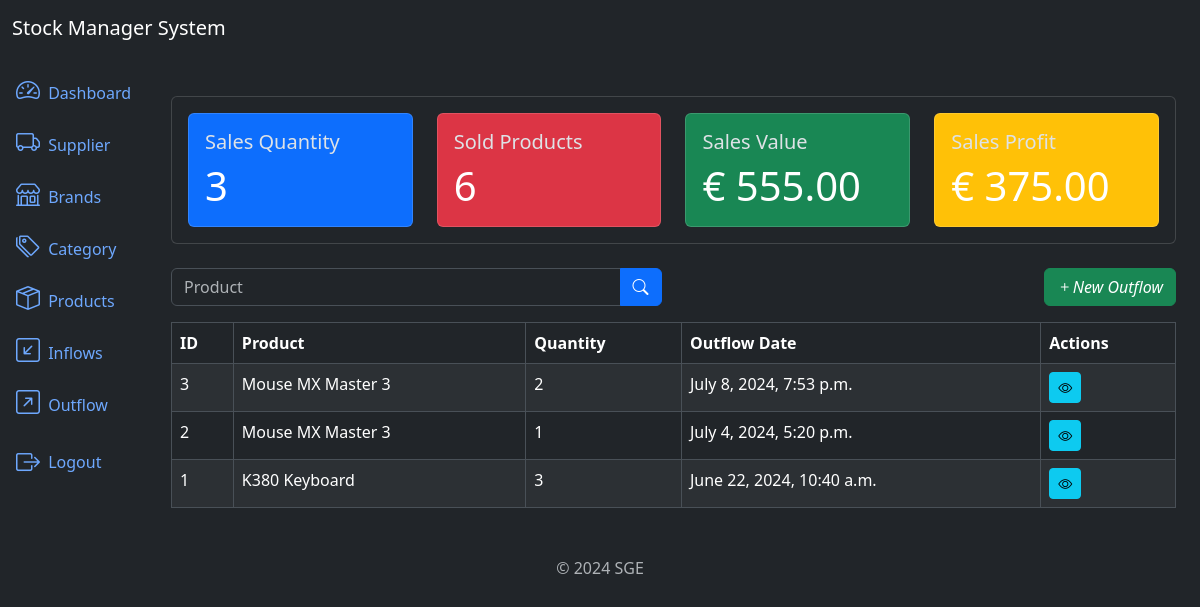
Before: /outflow/list/ (signed in) with the older database file.
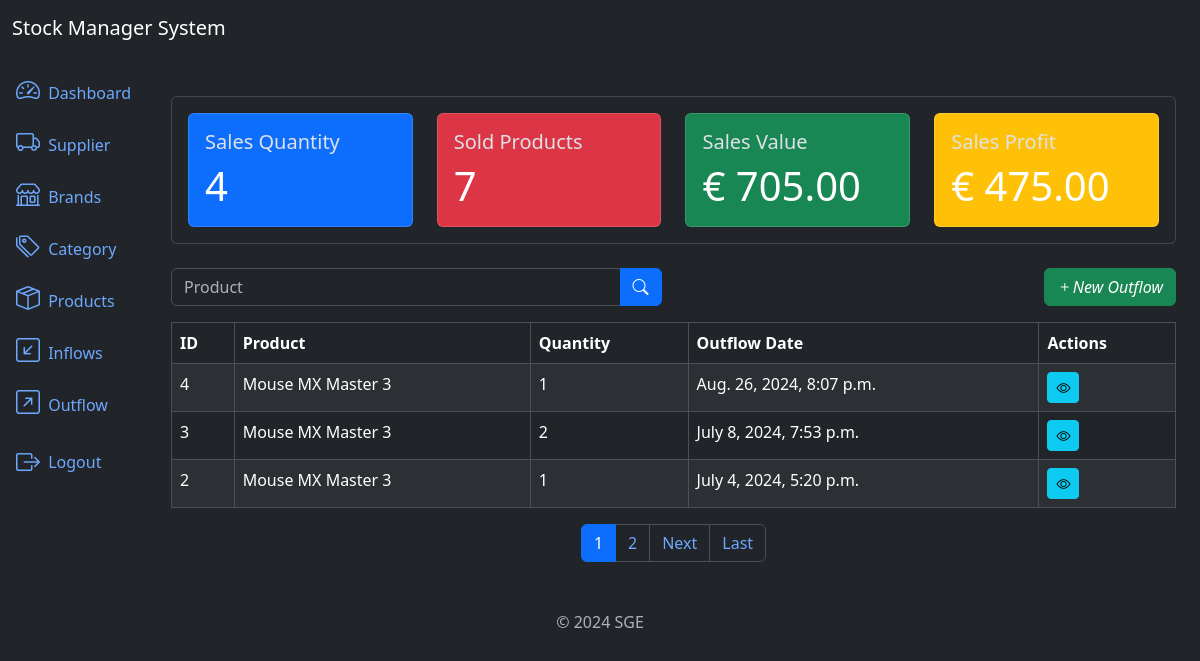
After: the same page with the newer database file.
### outflows/models.py (models this page shows, shortened)
class Outflow(models.Model):
	product = models.ForeignKey(Product, on_delete=models.PROTECT, related_name='outflows')
	quantity = models.IntegerField()
	description = models.TextField(null=True, blank=True)
	created_at = models.DateTimeField(auto_now_add=True)
	updated_at = models.DateTimeField(auto_now=True)
	class Meta:
		ordering = ['-created_at']

### products/models.py (models this page shows)
class Product(models.Model):
	title = models.CharField(max_length=500)
	category = models.ForeignKey(Category, on_delete=models.PROTECT, related_name='products')
	brand = models.ForeignKey(Brand, on_delete=models.PROTECT, related_name='products')
	description = models.TextField(null=True, blank=True)
	serie_number = models.CharField(max_length=200, null=True, blank=True)
	cost_price = models.DecimalField(max_digits=20, decimal_places=2)
	selling_price = models.DecimalField(max_digits=20, decimal_places=2)
	quantity = models.IntegerField(default=0)
	created_at = models.DateTimeField(auto_now_add=True)
	updated_at = models.DateTimeField(auto_now=True)
	class Meta:
		ordering = ['title']
	def __str__(self):
		return self.title

### outflows/views.py (the view)
# urls.py: path('outflow/list/', views.OutflowListView.as_view(), name='outflow_list'),
class OutflowListView(LoginRequiredMixin, ListView):
	model = models.Outflow
	template_name = 'outflow_list.html'
	context_object_name = 'outflows'
	paginate_by = 3
	def get_queryset(self):
		queryset = super().get_queryset()
		product = self.request.GET.get('product')
		if product:
			queryset = queryset.filter(product__title__icontains=product)
		return queryset
	def get_context_data(self, **kwargs):
		context = super().get_context_data(**kwargs)
		context['sales_metrics'] = metrics.get_sales_metrics()
		return context

### sge/metrics.py (called while the page is built)
def get_sales_metrics():
    total_sales = Outflow.objects.count()
    total_products_sold = Outflow.objects.aggregate(total_products_sold=Sum('quantity'))['total_products_sold'] or 0
    total_sales_value = sum(outflow.quantity * outflow.product.selling_price for outflow in Outflow.objects.all())
    total_sales_cost = sum(outflow.quantity * outflow.product.cost_price for outflow in Outflow.objects.all())
    total_sales_profit = total_sales_value - total_sales_cost
    return dict(
        total_sales=number_format(total_sales, force_grouping=True),
        total_products_sold=total_products_sold,
        total_sales_value=number_format(total_sales_value, decimal_pos=2, force_grouping=True),
        total_sales_profit=number_format(total_sales_profit, decimal_pos=2, force_grouping=True),
    )

### outflows/templates/outflow_list.html (shortened to what this page needs)
{% extends 'base.html' %}
{% block content %}
    {% include 'components/_sales_metrics.html' %}
    <div class="row mb-3">
        <div class="col-md-6">
            <form method="get" action="{% url 'outflow_list' %}">
                <div class="input-group">
                    <input type="text" class="form-control" name="product" placeholder="Product"
                           value="{{ request.GET.product }}">
                    <button type="submit" class="btn btn-primary"><i class="bi bi-search"></i></button>
                </div>
            </form>
        </div>
        <div class="col mb-6">
            <a href="{% url 'outflow_create' %}" class="btn btn-success float-end">
                <i class="bi bi-plus">New Outflow</i>
            </a>
        </div>
    </div>
    <div class="table-responsive">
        <table class="table table-striped table-bordered">
            <thead class="thead-dark">
            <tr>
                <th>ID</th>
                <th>Product</th>
                <th>Quantity</th>
                <th>Outflow Date</th>
                <th>Actions</th>
            </tr>
            </thead>
            <tbody>
            {% for outflow in outflows %}
                <tr>
                    <td>{{ outflow.id }}</td>
                    <td>{{ outflow.product }}</td>
                    <td>{{ outflow.quantity }}</td>
                    <td>{{ outflow.created_at }}</td>
                    <td>
                        <a href="{% url 'outflow_detail' outflow.id %}" class="btn btn-info btn-sm"><i
                                class="bi bi-eye"></i></a>
                    </td>
                </tr>
            {% endfor %}
            </tbody>
        </table>
        {% include 'components/_pagination.html' %}
    </div>
{% endblock %}

Changed rows visible on the page:
no longer on this page (row unchanged): Outflow: id "1", product "K380 Keyboard", quantity "3", created_at "June 22, 2024, 10:40 a.m."
added Outflow: id "4", product "Mouse MX Master 3", quantity "1", created_at "Aug. 26, 2024, 8:07 p.m."
Other visible differences:
{{ sales_metrics.total_sales }}: "3" → "4"
{{ sales_metrics.total_products_sold }}: "6" → "7"
{{ sales_metrics.total_sales_value }}: "555.00" → "705.00"
{{ sales_metrics.total_sales_profit }}: "375.00" → "475.00"
new list line: "1"
new list line: "2"
text now shown: "Next Last"
